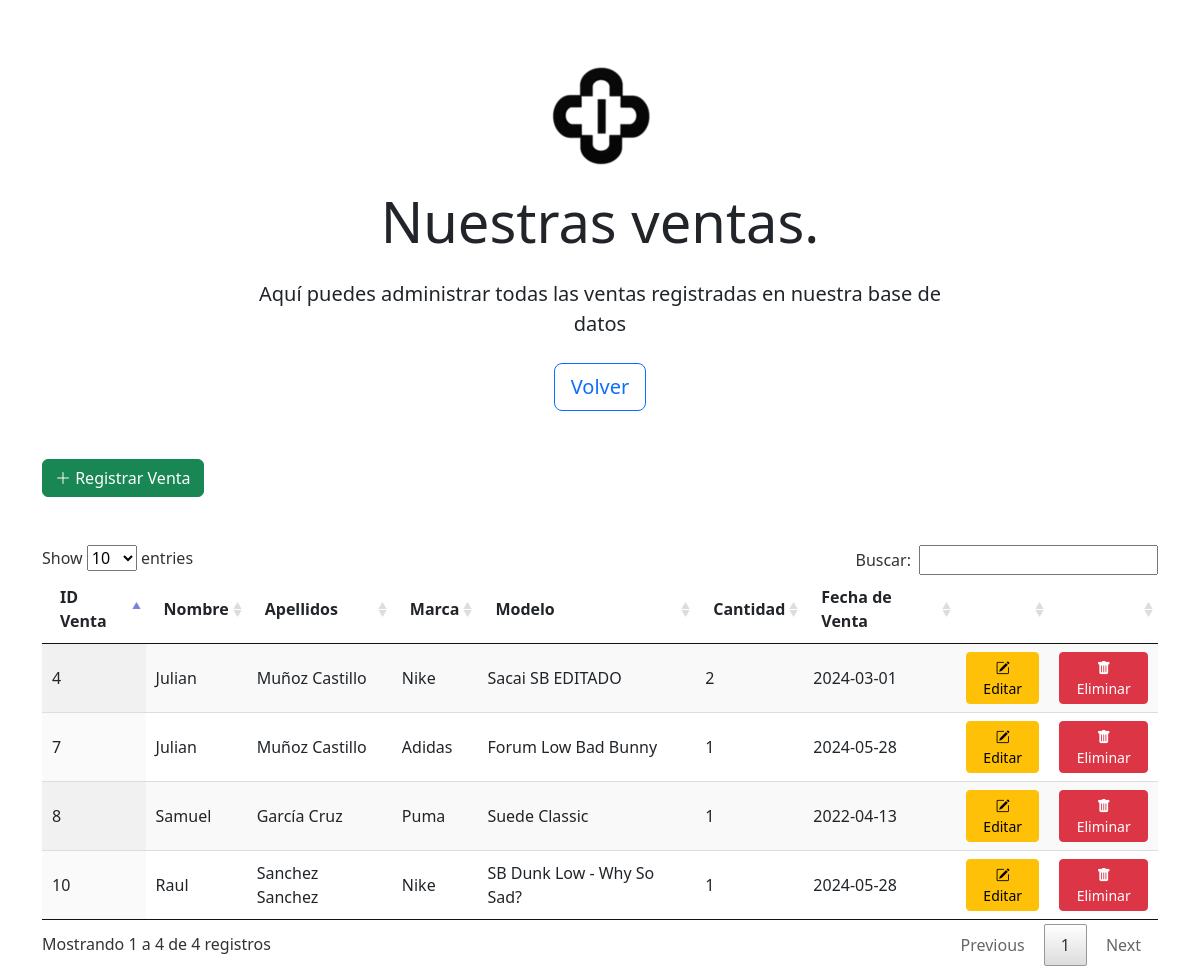
/ventas.php (signed in), run on the app's committed database.
### tables this page shows
CREATE TABLE `ventas` (
  `id_venta` int(11) NOT NULL,
  `id_cliente` int(11) NOT NULL,
  `id_zapatilla` int(11) NOT NULL,
  `cantidad` int(11) NOT NULL,
  `fecha_venta` date NOT NULL
);

CREATE TABLE `clientes` (
  `id_cliente` int(11) NOT NULL,
  `Nombre` varchar(200) NOT NULL,
  `Apellido` varchar(200) NOT NULL,
  `Email` varchar(200) NOT NULL,
  `Telefono` int(11) NOT NULL,
  `Ciudad` varchar(200) NOT NULL
);

CREATE TABLE `zapatillas` (
  `id_zapatilla` int(10) NOT NULL,
  `Modelo` varchar(150) NOT NULL,
  `Marca` set('Nike','Adidas','New Balance','Puma','Converse','Vans','Lacoste','Salomon','Reebok') NOT NULL,
  `Precio` int(6) NOT NULL,
  `Stock` int(10) NOT NULL
);

### ventas.php (the view, shortened to what this page needs)
<?php
require 'conexion.php';
$sql = "SELECT ventas.id_venta, clientes.nombre, clientes.apellido, zapatillas.marca, zapatillas.modelo, ventas.cantidad, ventas.fecha_venta
        FROM ventas
        JOIN clientes ON ventas.id_cliente = clientes.id_cliente
        JOIN zapatillas ON ventas.id_zapatilla = zapatillas.id_zapatilla";
$resultado = $mysqli->query($sql);
?>
<!doctype html>
<html lang="es">
<head>
    <link rel="stylesheet" href="https://cdnjs.cloudflare.com/ajax/libs/twitter-bootstrap/5.3.0/css/bootstrap.min.css">
    <link rel="stylesheet" href="https://cdnjs.cloudflare.com/ajax/libs/font-awesome/6.0.0-beta3/css/all.min.css">
    <link rel="stylesheet" href="https://cdnjs.cloudflare.com/ajax/libs/bootstrap-icons/1.7.2/font/bootstrap-icons.css">
    <link rel="stylesheet" href="css/styles.css">
    <link rel="stylesheet" href="css/jquery.dataTables.min.css">
</head>
<body>
    <div class="container py-5">
        <div class="row">
            <div class="col-lg-8 mx-auto text-center">
                <img class="img" src="images/icono.png">
                <h1 class="display-4 mb-4">Nuestras ventas.</h1>
                <p class="lead mb-4">Aquí puedes administrar todas las ventas registradas en nuestra base de datos</p>
                <a href="index.php" class="btn btn-outline-primary btn-lg">Volver</a>
            </div>
        </div>
    </div>
    <div class="container">
        <a href="registrarVentas.php" class="btn btn-success mb-4"><i class="bi bi-plus-lg"></i> Registrar Venta</a>
        <br><br>
        <table id="tabla" class="display" style="width:100%">
            <thead>
                <tr>
                    <th>ID Venta</th>
                    <th>Nombre</th>
                    <th>Apellidos</th>
                    <th>Marca</th>
                    <th>Modelo</th>
                    <th>Cantidad</th>
                    <th>Fecha de Venta</th>
                        <th></th>
                        <th></th>
                </tr>
            </thead>
            <tbody>
                <?php
                while ($fila = $resultado->fetch_assoc()) {
                    echo "<tr>";
                    echo "<td>{$fila['id_venta']}</td>";
                    echo "<td>{$fila['nombre']}</td>";
                    echo "<td>{$fila['apellido']}</td>";
                    echo "<td>{$fila['marca']}</td>";
                    echo "<td>{$fila['modelo']}</td>";
                    echo "<td>{$fila['cantidad']}</td>";
                    echo "<td>{$fila['fecha_venta']}</td>";
                        echo "<td><a href='editarVenta.php?id={$fila['id_venta']}' class='btn btn-warning btn-sm'><i class='bi bi-pencil-square'></i> Editar</a></td>";
                        echo "<td><a href='eliminarVentas.php?id={$fila['id_venta']}' class='btn btn-danger btn-sm'><i class='bi bi-trash-fill'></i> Eliminar</a></td>";
                    echo "</tr>";
                }
                ?>
            </tbody>
        </table>
    </div>
</body>
</html>

### data on the page
ventas: id_venta "4", id_cliente.Nombre "Julian", id_cliente.Apellido "Muñoz Castillo", id_zapatilla.Marca "Nike", id_zapatilla.Modelo "Sacai SB EDITADO", cantidad "2", fecha_venta "2024-03-01"
ventas: id_venta "7", id_cliente.Nombre "Julian", id_cliente.Apellido "Muñoz Castillo", id_zapatilla.Marca "Adidas", id_zapatilla.Modelo "Forum Low Bad Bunny", cantidad "1", fecha_venta "2024-05-28"
ventas: id_venta "8", id_cliente.Nombre "Samuel", id_cliente.Apellido "García Cruz", id_zapatilla.Marca "Puma", id_zapatilla.Modelo "Suede Classic", cantidad "1", fecha_venta "2022-04-13"
ventas: id_venta "10", id_cliente.Nombre "Raul", id_cliente.Apellido "Sanchez Sanchez", id_zapatilla.Marca "Nike", id_zapatilla.Modelo "SB Dunk Low - Why So Sad?", cantidad "1", fecha_venta "2024-05-28"
